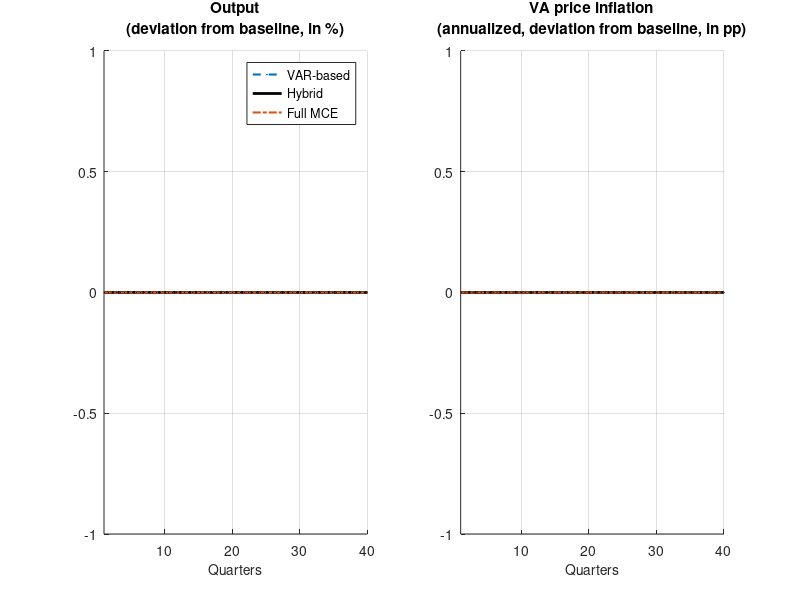

Recreate this plot in MATLAB. (Note: this script raises an error after producing the figure.)
%% generate_three_regime_irfs.m
% Replicates FR-BDF Figure 6.2.2: Three-regime monetary policy IRF comparison
% Creates 2-panel figure: (a) Output gap, (b) VA price inflation
%
% ** 100bp annualized monetary tightening (0.25 quarterly pp) **
% Uses linear scaling: IRFs from stoch_simul (1 s.d.) * (0.25 / stderr_eps_i)
%
% Runs au_pac_var.mod, au_pac.mod (hybrid), au_pac_mce.mod sequentially,
% saves IRFs to temp .mat files between runs, then overlays.
%
% Usage: cd to c:\Users\david\french_model\dynare\ and run in MATLAB.
%
% Output:
%   - three_regime_monetary_irf.png (2-panel FR-BDF Figure 6.2.2 style)
%   - three_regime_full_comparison.png (15-panel all variables)
%   - log_three_regime_tables.txt (archived tables)
%   - Markdown tables printed to console for documentation

clear; clc;
addpath('C:\dynare\6.5\matlab');
cd('c:\Users\david\french_model\dynare');

fprintf('=== Three-Regime IRF Comparison ===\n');
fprintf('Replicating FR-BDF Figure 6.2.2\n\n');

%% Configuration
shock_name = 'eps_i';
T_plot = 80;  % quarters to plot (FR-BDF uses 80)
stderr_eps_i = 0.027;        % current calibrated stderr
target_shock = 0.25;         % 100bp annualized = 0.25 quarterly pp
scale_factor = target_shock / stderr_eps_i;  % ~9.26
fprintf('  Shock scaling: 100bp annualized = %.3f qpp, scale = %.3f\n\n', ...
    target_shock, scale_factor);

% Variables to extract (must match stoch_simul var_list in all .mod files)
vars_all = {'yhat_au', 'pi_au', 'i_au', 'piQ', 'dln_c', 'dln_ib', ...
            'dln_ih', 'dln_n', 'pi_w', 's_gap', 'i_10y', ...
            'ln_Q', 'ln_QN'};
var_labels = {'Output gap', 'CPI inflation', 'Policy rate', ...
              'VA price inflation', 'Consumption', 'Business investment', ...
              'Housing investment', 'Employment', 'Wage inflation', ...
              'Exchange rate', '10Y yield', ...
              'Output level (Q)', 'Potential (QN)'};

% Regime names, files, plot styles
regime_names  = {'VAR-based', 'Hybrid', 'Full MCE'};
regime_files  = {'au_pac_var', 'au_pac', 'au_pac_mce'};
regime_colors = {[0 0.447 0.741], [0 0 0], [0.850 0.325 0.098]};
regime_styles = {'--', '-', '-.'};
regime_widths = [1.5, 2.0, 1.5];
regime_markers = {'.', 'none', 'none'};

%% Run each regime
for r = 1:3
    fprintf('--- Running regime %d/3: %s (%s.mod) ---\n', r, regime_names{r}, regime_files{r});
    try
        eval(['dynare ' regime_files{r} ' noclearall nograph']);

        % Extract IRFs for this regime, scaled to 100bp
        irfs_regime = struct();
        for v = 1:length(vars_all)
            field = [vars_all{v} '_' shock_name];
            if isfield(oo_.irfs, field)
                irfs_regime.(field) = oo_.irfs.(field) * scale_factor;
            else
                fprintf('  WARNING: %s not found in %s\n', field, regime_files{r});
                irfs_regime.(field) = zeros(1, 40);
            end
        end

        % Save to temp file
        save(['temp_irfs_regime_' num2str(r) '.mat'], 'irfs_regime');
        fprintf('  Saved IRFs for %s\n', regime_names{r});

    catch ME
        fprintf('  ERROR running %s: %s\n', regime_files{r}, ME.message);
        % Create empty IRFs so plotting doesn't fail
        irfs_regime = struct();
        for v = 1:length(vars_all)
            irfs_regime.([vars_all{v} '_' shock_name]) = zeros(1, 40);
        end
        save(['temp_irfs_regime_' num2str(r) '.mat'], 'irfs_regime');
    end

    % Thorough cleanup: clear everything except loop/config variables
    clearvars -except shock_name T_plot vars_all var_labels regime_names regime_files regime_colors regime_styles regime_widths regime_markers r scale_factor stderr_eps_i target_shock;
    clearvars -global M_ oo_ options_ estim_params_ bayestopt_ dataset_ dataset_info;
end

%% Load all three regime IRFs
all_irfs = cell(1, 3);
for r = 1:3
    tmp = load(['temp_irfs_regime_' num2str(r) '.mat']);
    all_irfs{r} = tmp.irfs_regime;
end

%% ========================================================================
%  FIGURE 1: FR-BDF Figure 6.2.2 style — 2-panel (Output + VA price)
%  ========================================================================
fprintf('\n--- Generating FR-BDF Figure 6.2.2 style plot ---\n');

fig1 = figure('Position', [100 100 1000 400], 'Color', 'w', 'Visible', 'off');

panel_vars   = {'yhat_au', 'piQ'};
panel_titles = {'Output', 'VA price inflation'};
panel_ylabels = {'(deviation from baseline, in %)', '(annualized, deviation from baseline, in pp)'};
annualize    = [0, 1];  % multiply piQ by 4 for annualized

for p = 1:2
    subplot(1, 2, p);
    hold on;

    for r = 1:3
        field = [panel_vars{p} '_' shock_name];
        irf_data = all_irfs{r}.(field);
        T_avail = length(irf_data);
        T_use = min(T_plot, T_avail);

        y = irf_data(1:T_use);
        if annualize(p)
            y = y * 4;  % quarterly rate -> annualized
        end

        plot(1:T_use, y, ...
            'Color', regime_colors{r}, ...
            'LineStyle', regime_styles{r}, ...
            'LineWidth', regime_widths(r), ...
            'Marker', regime_markers{r}, ...
            'MarkerSize', 4);
    end

    plot([1 T_plot], [0 0], 'k:', 'LineWidth', 0.5);
    xlabel('Quarters', 'FontSize', 10);
    title({panel_titles{p}; panel_ylabels{p}}, 'FontSize', 11);

    if p == 1
        legend(regime_names, 'Location', 'best', 'FontSize', 9);
    end

    xlim([1 min(T_plot, T_avail)]);
    grid on;
    set(gca, 'FontSize', 10);
    hold off;
end

sgtitle('Monetary policy tightening (100bp annualized) under different expectations', ...
    'FontSize', 13, 'FontWeight', 'bold');

print(fig1, 'three_regime_monetary_irf', '-dpng', '-r300');
fprintf('  Saved: three_regime_monetary_irf.png\n');
close(fig1);

%% ========================================================================
%  FIGURE 2: Full 15-panel comparison (all variables)
%  ========================================================================
fprintf('--- Generating full variable comparison plot ---\n');

fig2 = figure('Position', [50 50 1400 900], 'Color', 'w', 'Visible', 'off');

nVars = length(vars_all);
nRows = ceil(nVars / 4);

for v = 1:nVars
    subplot(nRows, 4, v);
    hold on;

    for r = 1:3
        field = [vars_all{v} '_' shock_name];
        irf_data = all_irfs{r}.(field);
        T_avail = length(irf_data);
        T_use = min(T_plot, T_avail);

        plot(1:T_use, irf_data(1:T_use), ...
            'Color', regime_colors{r}, ...
            'LineStyle', regime_styles{r}, ...
            'LineWidth', regime_widths(r));
    end

    plot([1 min(T_plot, T_avail)], [0 0], 'k:', 'LineWidth', 0.5);
    title(var_labels{v}, 'FontSize', 9);
    xlabel('Quarters', 'FontSize', 8);
    ylabel('% dev.', 'FontSize', 8);
    xlim([1 min(T_plot, T_avail)]);
    grid on;
    set(gca, 'FontSize', 8);
    hold off;
end

% Add legend in empty subplot
if nVars < nRows * 4
    subplot(nRows, 4, nRows * 4);
    hold on;
    for r = 1:3
        plot(NaN, NaN, 'Color', regime_colors{r}, ...
            'LineStyle', regime_styles{r}, 'LineWidth', regime_widths(r));
    end
    legend(regime_names, 'Location', 'best', 'FontSize', 12);
    axis off;
end

sgtitle('Three-regime comparison: all variables (100bp monetary tightening)', ...
    'FontSize', 13, 'FontWeight', 'bold');

print(fig2, 'three_regime_full_comparison', '-dpng', '-r300');
fprintf('  Saved: three_regime_full_comparison.png\n');
close(fig2);

%% ========================================================================
%  Print markdown tables for documentation
%  ========================================================================
fprintf('\n\n=== MARKDOWN TABLES FOR DOCUMENTATION ===\n\n');

% Table 1: Output gap and VA price inflation across regimes
fprintf('#### Table 6.2: Three-regime IRF comparison (100bp annualized monetary tightening)\n\n');
fprintf('| Quarter | Output (VAR) | Output (Hyb) | Output (MCE) | piQ ann. (VAR) | piQ ann. (Hyb) | piQ ann. (MCE) |\n');
fprintf('|---------|-------------|-------------|-------------|---------------|---------------|---------------|\n');

quarters_table = [1, 2, 4, 8, 12, 20, 40];
for q = quarters_table
    vals = zeros(1, 6);
    for r = 1:3
        field_y = ['yhat_au_' shock_name];
        field_p = ['piQ_' shock_name];
        irf_y = all_irfs{r}.(field_y);
        irf_p = all_irfs{r}.(field_p);
        if q <= length(irf_y)
            vals(r) = irf_y(q);
            vals(r+3) = irf_p(q) * 4;  % annualized
        end
    end
    fprintf('| Q%d | %.4f | %.4f | %.4f | %.4f | %.4f | %.4f |\n', q, vals);
end

% Table 2: Peak responses for all variables
fprintf('\n#### Table 6.3: Peak IRF comparison across regimes (100bp annualized)\n\n');
fprintf('| Variable | Peak (VAR) | Qtr | Peak (Hyb) | Qtr | Peak (MCE) | Qtr |\n');
fprintf('|----------|-----------|-----|-----------|-----|-----------|-----|\n');

for v = 1:nVars
    field = [vars_all{v} '_' shock_name];
    fprintf('| %s ', var_labels{v});
    for r = 1:3
        irf_data = all_irfs{r}.(field);
        [peak_val, peak_q] = max(abs(irf_data));
        peak_sign = sign(irf_data(peak_q));
        fprintf('| %+.4f | Q%d ', peak_sign*peak_val, peak_q);
    end
    fprintf('|\n');
end

%% Archive tables to log file
fid = fopen('log_three_regime_tables.txt', 'w');
fprintf(fid, 'Three-regime IRF tables — 100bp annualized monetary tightening\n');
fprintf(fid, 'Generated: %s\n', datestr(now));
fprintf(fid, 'Scale factor: %.3f (target=%.3f qpp / stderr=%.3f)\n\n', ...
    scale_factor, target_shock, stderr_eps_i);

fprintf(fid, 'Table 6.2: Quarter-by-quarter paths\n');
fprintf(fid, '%-8s %-12s %-12s %-12s %-14s %-14s %-14s\n', ...
    'Quarter', 'yhat(VAR)', 'yhat(Hyb)', 'yhat(MCE)', 'piQ_ann(VAR)', 'piQ_ann(Hyb)', 'piQ_ann(MCE)');
quarters_log = [1, 2, 4, 8, 12, 20, 40];
for q = quarters_log
    vals = zeros(1, 6);
    for r = 1:3
        field_y = ['yhat_au_' shock_name];
        field_p = ['piQ_' shock_name];
        irf_y = all_irfs{r}.(field_y);
        irf_p = all_irfs{r}.(field_p);
        if q <= length(irf_y)
            vals(r) = irf_y(q);
            vals(r+3) = irf_p(q) * 4;
        end
    end
    fprintf(fid, 'Q%-7d %+11.6f %+11.6f %+11.6f %+13.6f %+13.6f %+13.6f\n', q, vals);
end

fprintf(fid, '\nTable 6.3: Peak IRF comparison\n');
fprintf(fid, '%-22s %-12s %-4s %-12s %-4s %-12s %-4s %-12s\n', ...
    'Variable', 'Peak(VAR)', 'Qtr', 'Peak(Hyb)', 'Qtr', 'Peak(MCE)', 'Qtr', 'MCE atten.');
for v = 1:nVars
    field = [vars_all{v} '_' shock_name];
    pks = zeros(1,3); qs = zeros(1,3);
    for r = 1:3
        irf_data = all_irfs{r}.(field);
        [peak_val, peak_q] = max(abs(irf_data));
        pks(r) = sign(irf_data(peak_q))*peak_val;
        qs(r) = peak_q;
    end
    if abs(pks(2)) > 1e-12
        atten = (1 - abs(pks(3))/abs(pks(2))) * 100;
        fprintf(fid, '%-22s %+11.4f  Q%-2d %+11.4f  Q%-2d %+11.4f  Q%-2d %10.0f%%\n', ...
            var_labels{v}, pks(1), qs(1), pks(2), qs(2), pks(3), qs(3), atten);
    else
        fprintf(fid, '%-22s %+11.4f  Q%-2d %+11.4f  Q%-2d %+11.4f  Q%-2d %10s\n', ...
            var_labels{v}, pks(1), qs(1), pks(2), qs(2), pks(3), qs(3), '—');
    end
end
fclose(fid);
fprintf('\n  Saved: log_three_regime_tables.txt\n');

%% Cleanup temp files
for r = 1:3
    fname = ['temp_irfs_regime_' num2str(r) '.mat'];
    if exist(fname, 'file')
        delete(fname);
    end
end

fprintf('\n=== Three-regime IRF comparison complete (100bp annualized) ===\n');
